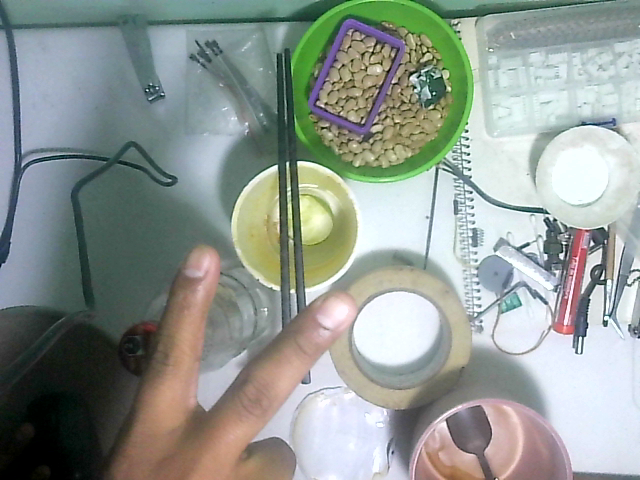
#> input picture CVS_code/Tests/Calib_images/f1_calib.png, 640 x 480 px
$ python -i Prueba_tagDetection.py   (imports and definitions only)
#> lines starting #> are read from the running program, lines starting #| are printed output that depends on the picture; after the words box and inside, x2 and y2 are one past the last pixel; in counts of white or black regions, pixels touching at a corner belong together
#> further down, picture is the input picture: shape (480, 640, 3); mean B, G, R 146.4, 152.4, 144.2
import cv2 as cv
import numpy as np
import math

path_image_folder = "Calib_images/"

lower_colors = {
  'red': np.array([170, 134, 197]),
  'cyan': np.array([85, 100, 100]),
  'green': np.array([80,  87, 171]),
  'magenta': np.array([140, 100, 100]),
  'yellow': np.array([30, 142, 218]),
  'blue': np.array([117, 84, 236])
}
upper_colors = {
  'red': np.array([175, 158, 219]),
  'cyan': np.array([105, 255, 255]),
  'green': np.array([85, 121, 185]),
  'magenta': np.array([170, 255, 255]),
  'yellow': np.array([34, 168, 228]),
  'blue': np.array([125, 102, 255])
}
enableColorDetection = True
enableCalibColor = False
areaThreshold = 100

debug_draws ={
  'centers': True,
  'd_color_rect': False,
  'tag_center':True,
  'tag_perimeter':True,
  'tag_t_lines': False,
  'tag_d_area': False,
  'tag_ID_text': True,
  'angle_ref': True
}

tag_yellow_ID = {
  'ygr':1,
  'ycr':2,
  'yrg':3,
  'ycg':4,
  'ymg':5,
  'yrc':6,
  'ygc':7,
  'ymc':8,
  'ygm':9,
  'ycm':10
}

tag_blue_ID = {
  'bgr':1,
  'bcr':2,
  'brg':3,
  'bcg':4,
  'bmg':5,
  'brc':6,
  'bgc':7,
  'bmc':8,
  'bgm':9,
  'bcm':10
}

# [2 lines not run here, left out]
# [1 line that did not run here, left out]
# [1 line that did not run here, left out]
# [1 line that did not run here, left out]
# [1 line that did not run here, left out]


# [182 lines left out: functions find_aprox_square, get_square_center, get_square_angule, hsv_to_rgb, doColorID, get_distance_btwn_points and 3 more, not called in this run]


def detec_tag(frame):
  list_yellow_rad = []
  list_blue_rad = []

  tag_main_y = []
  tag_main_b = []

  list_centers_Yellow = []
  list_centers_Blue = []
  list_centers_Red = []
  list_centers_Green = []
  list_centers_Cyan = []
  list_centers_Magenta = []

  # BGR TO HSV CONVERSION
  hsv = cv.cvtColor(frame, cv.COLOR_BGR2HSV)
#> hsv: shape (480, 640, 3); mean H, S, V 76, 49.3, 160.5

  # CREATE A MASK FOR COLORS
  mask_yel = cv.inRange(hsv, lower_colors['yellow'], upper_colors['yellow'])
#> mask_yel: shape (480, 640); every value is 0
  mask_blue = cv.inRange(hsv, lower_colors['blue'], upper_colors['blue'])
  mask_red = cv.inRange(hsv, lower_colors['red'], upper_colors['red'])
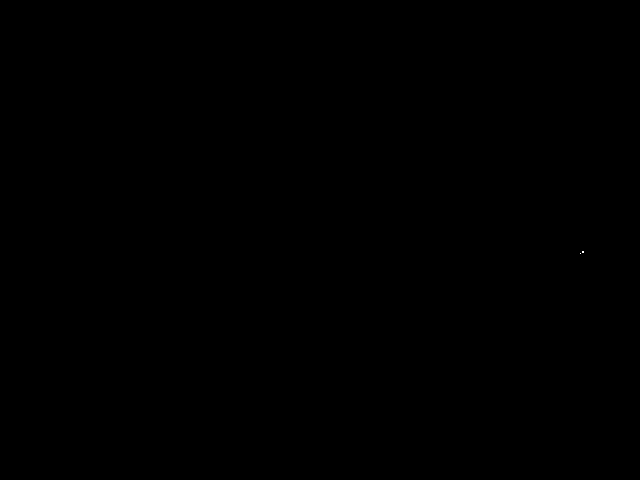
#> mask_red: shape (480, 640); 0% white in thin lines or dots, all inside (x1, y1, x2, y2) = (580, 251, 584, 254)
  mask_green = cv.inRange(hsv, lower_colors['green'], upper_colors['green'])
  mask_cyan = cv.inRange(hsv, lower_colors['cyan'], upper_colors['cyan'])
#> mask_cyan: shape (480, 640); 0.03% white in thin lines or dots, all inside (x1, y1, x2, y2) = (9, 32, 611, 336)
  mask_magenta = cv.inRange(hsv, lower_colors['magenta'], upper_colors['magenta'])
#> mask_magenta: shape (480, 640); 0.01% white in thin lines or dots, all inside (x1, y1, x2, y2) = (560, 267, 578, 321)
  # ------ falta el naranga de la pelota

  # Find contors of masks
  contoursYellow, _ = cv.findContours(mask_yel, cv.RETR_EXTERNAL, cv.CHAIN_APPROX_SIMPLE)
#> contoursYellow = []
  contoursBlue, _ = cv.findContours(mask_blue, cv.RETR_EXTERNAL, cv.CHAIN_APPROX_SIMPLE)
#> contoursBlue = []
  contoursRed, _ = cv.findContours(mask_red, cv.RETR_EXTERNAL, cv.CHAIN_APPROX_SIMPLE)
#> contoursRed = 2 contours, all with area under 20
  contoursGreen, _ = cv.findContours(mask_green, cv.RETR_EXTERNAL, cv.CHAIN_APPROX_SIMPLE)
#> contoursGreen = []
  contoursCyan, _ = cv.findContours(mask_cyan, cv.RETR_EXTERNAL, cv.CHAIN_APPROX_SIMPLE)
#> contoursCyan = 31 contours, all with area under 20
  contoursMagenta, _ = cv.findContours(mask_magenta, cv.RETR_EXTERNAL, cv.CHAIN_APPROX_SIMPLE)
#> contoursMagenta = 6 contours, all with area under 20


  #contours = contoursRed + contoursYellow

  # CONTOURS
  # --- for Yellow
  for contour in contoursYellow:
    area = cv.contourArea(contour)
    if area > areaThreshold:
      #approx = cv.approxPolyDP(contour, 0.04 * cv.arcLength(contour, True), True)
      rect = find_aprox_square(contour)
      ang = get_square_angule(contour)
      #print(f'angule Yellow square = {ang}')
      box = cv.boxPoints(((rect[0] + rect[2] // 2, rect[1] + rect[3] // 2), (rect[2], rect[3]), 0))
      box = np.intp(box)

      c_pos = get_square_center(rect)
      r = int(math.sqrt(rect[2]**2 + rect[3]**2) * 0.68)

      if debug_draws['d_color_rect']:
        cv.drawContours(frame, [box], 0, (0, 255, 255), 2)
      if debug_draws['centers']:
        cv.circle(frame, c_pos, 5, (0, 255, 255), -1)

      if debug_draws['tag_d_area']:
        cv.circle(frame, c_pos, r , (0, 255, 255), 1)

      list_yellow_rad.append(r)
      list_centers_Yellow.append(c_pos)
#> this loop made 0 passes
#> after the loop, list_centers_Yellow = []; list_yellow_rad = []

  # --- for Blue
  for contour in contoursBlue:
    area = cv.contourArea(contour)
    if area > areaThreshold:
      #approx = cv.approxPolyDP(contour, 0.04 * cv.arcLength(contour, True), True)
      rect = find_aprox_square(contour)
      ang = get_square_angule(contour)
      #print(f'angule Yellow square = {ang}')
      box = cv.boxPoints(((rect[0] + rect[2] // 2, rect[1] + rect[3] // 2), (rect[2], rect[3]), 0))
      box = np.intp(box)

      c_pos = get_square_center(rect)
      r = int(math.sqrt(rect[2]**2 + rect[3]**2) * 0.68)

      if debug_draws['d_color_rect']:
        cv.drawContours(frame, [box], 0, (255, 0, 0), 2)
      if debug_draws['centers']:
        cv.circle(frame, c_pos, 5, (255, 0, 0), -1)

      if debug_draws['tag_d_area']:
        cv.circle(frame, c_pos, r , (255, 0, 0), 1)

      list_blue_rad.append(r)
      list_centers_Blue.append(c_pos)
#> after the loop, list_blue_rad = []; list_centers_Blue = []

  # --- for Red
  for contour in contoursRed:
    area = cv.contourArea(contour)
    if area > areaThreshold:
      rect = find_aprox_square(contour)
      ang = get_square_angule(contour)
      box = cv.boxPoints(((rect[0] + rect[2] // 2, rect[1] + rect[3] // 2), (rect[2], rect[3]), ang))
      box = np.intp(box)

      c_pos = get_square_center(rect)

      if debug_draws['d_color_rect']:
        cv.drawContours(frame, [box], 0, (0, 0, 255), 2)
      if debug_draws['centers']:
        cv.circle(frame, c_pos, 5, (0, 0, 255), -1)

      list_centers_Red.append(c_pos)
#> this loop made 2 passes
#> (contour, area) on passes 1 to 2: ([[580, 253]], 0), ([[582, 251], [582, 252], [583, 252], [583, 251]], 1)
#> after the loop, list_centers_Red = []

  # --- for Green
  for contour in contoursGreen:
    area = cv.contourArea(contour)
    if area > areaThreshold:
      rect = find_aprox_square(contour)
      ang = get_square_angule(contour)

      box = cv.boxPoints(((rect[0] + rect[2] // 2, rect[1] + rect[3] // 2), (rect[2], rect[3]), ang))
      box = np.intp(box)

      c_pos = get_square_center(rect)

      if debug_draws['d_color_rect']:
        cv.drawContours(frame, [box], 0, (0, 255, 0), 2)
      if debug_draws['centers']:
        cv.circle(frame, c_pos, 5, (0, 255, 0), -1)

      list_centers_Green.append(c_pos)
#> after the loop, list_centers_Green = []

  # --- for Cyan
  for contour in contoursCyan:
    area = cv.contourArea(contour)
    if area > areaThreshold:
      rect = find_aprox_square(contour)
      ang = get_square_angule(contour)

      box = cv.boxPoints(((rect[0] + rect[2] // 2, rect[1] + rect[3] // 2), (rect[2], rect[3]), ang))
      box = np.intp(box)

      c_pos = get_square_center(rect)

      if debug_draws['d_color_rect']:
        cv.drawContours(frame, [box], 0, (235, 233, 110), 2)
      if debug_draws['centers']:
        cv.circle(frame, c_pos, 5, (235, 233, 110), -1)

      list_centers_Cyan.append(c_pos)
#> this loop made 31 passes
#> (contour, area) on passes 1, 2, 3, 4, 7, 8, 9, 10: ([[583, 335]], 0), ([[610, 316]], 0), ([[606, 315], [607, 315]], 0), ([[517, 306]], 0), ([[544, 212]], 0), ([[533, 212]], 0), ([[535, 210]], 0), ([[527, 210], [533, 210]], 0)
#> after the loop, list_centers_Cyan = []

  # --- for Magenta
  for contour in contoursMagenta:
    area = cv.contourArea(contour)
    if area > areaThreshold:
      rect = find_aprox_square(contour)
      ang = get_square_angule(contour)

      box = cv.boxPoints(((rect[0] + rect[2] // 2, rect[1] + rect[3] // 2), (rect[2], rect[3]), ang))
      box = np.intp(box)

      c_pos = get_square_center(rect)

      if debug_draws['d_color_rect']:
        cv.drawContours(frame, [box], 0, (247, 69, 247), 2)
      if debug_draws['centers']:
        cv.circle(frame, c_pos, 5, (247, 69, 247), -1)

      list_centers_Green.append(c_pos)
#> this loop made 6 passes
#> (contour, area) on passes 2, 3, 4, 6: ([[562, 304], [563, 304]], 0), ([[573, 291], [573, 293]], 0), ([[575, 283]], 0), ([[577, 267], [577, 268]], 0)


  # Detect tag
  if len(list_centers_Yellow) >0:
    for i in range(len(list_centers_Yellow)):
      t_i = 1
      center_yel = list_centers_Yellow[i]
      t_ps = [center_yel] #Point of the centers of colors
      t_ps_d = [0]        #Distances of the center second color to the main color
      t_ps_c = ['y']      #Code of de color

      #-> RED color association identification
      vaild_p_d = 1000000
      valid_p = None
      for center_red in list_centers_Red:
        D = get_distance_btwn_points(center_yel,center_red)
        if D < list_yellow_rad[i]:
          if(D < vaild_p_d):
            vaild_p_d = D
            valid_p = center_red

      if valid_p != None:
        t_i += 1
        t_ps.append(valid_p)
        t_ps_d.append(vaild_p_d)
        t_ps_c.append('r')

      #-> GREEN color association identification
      vaild_p_d = 1000000
      valid_p = None
      for center_green in list_centers_Green:
        D = get_distance_btwn_points(center_yel,center_green)
        if D < list_yellow_rad[i]:
          if(D < vaild_p_d):
            vaild_p_d = D
            valid_p = center_green

      if valid_p != None:
        t_i += 1
        t_ps.append(valid_p)
        t_ps_d.append(vaild_p_d)
        t_ps_c.append('g')

      # - CYAN color association identification
      vaild_p_d = 1000000
      valid_p = None
      for center_cyan in list_centers_Cyan:
        D = get_distance_btwn_points(center_yel,center_cyan)
        if D < list_yellow_rad[i]:
          if(D < vaild_p_d):
            vaild_p_d = D
            valid_p = center_cyan

      if valid_p != None:
        t_i += 1
        t_ps.append(valid_p)
        t_ps_d.append(vaild_p_d)
        t_ps_c.append('c')

      #-> MAGENT color association identification
      vaild_p_d = 1000000
      valid_p = None
      for center_magent in list_centers_Magenta:
        D = get_distance_btwn_points(center_yel,center_magent)
        if D < list_yellow_rad[i]:
          if(D < vaild_p_d):
            vaild_p_d = D
            valid_p = center_magent

      if valid_p != None:
        t_i += 1
        t_ps.append(valid_p)
        t_ps_d.append(vaild_p_d)
        t_ps_c.append('m')

      #-> Find the possible colors for the TAG
      if t_i > 3:
        min_d_point  = ()
        pre_min_d_point = ()
        min_d_p_code = ''
        pre_mid_d_p_code = ''
        aux_d = 1000000
        for j in range(len(t_ps_d)):
          if j == 0:
            pass
          else:
            D = t_ps_d[i]
            if D < aux_d:
              aux_d = D
              pre_min_d_point = min_d_point
              pre_mid_d_p_code = min_d_p_code
              min_d_point = t_ps[i]
              min_d_p_code = t_ps_c[i]

        t_ps = [center_yel, min_d_point, pre_min_d_point]
        t_ps_c = ['y',min_d_p_code, pre_mid_d_p_code]
        t_i = 3

      #-> Find TAG parameters
      if t_i == 3 :
        if debug_draws['tag_t_lines']:
          cv.line(frame,t_ps[0],t_ps[1],(255,0,0),2)
          cv.line(frame,t_ps[0],t_ps[2],(255,0,0),2)
          cv.line(frame,t_ps[1],t_ps[2],(107,237,170),3)

        x1,y1 = t_ps[0]
        x2,y2 = t_ps[1]
        x3,y3 = t_ps[2]

        c = ((x1+x2+x3)//3,(y1+y2+y3)//3)
        #d_m = get_distance_btwn_points(c,t_ps[0])
        d_a_deg = get_vert_inclination(t_ps[0],c)
        d_a = math.radians(d_a_deg)
        d_p = (c[0] - int(list_yellow_rad[i]*0.8*math.sin(d_a)), c[1] - int(list_yellow_rad[i]*0.8*math.cos(d_a)))
        #d_pp = (c[0] - int(d_m*math.sin(d_a +3.1416)), c[1] - int(d_m*math.cos(d_a+3.1416)))

        if debug_draws['tag_center']:
          cv.circle(frame, c, 5, (237,107,213), -1)
        if debug_draws['tag_perimeter']:
          cv.line(frame, c, d_p, (237,107,213), 2)
          #cv.line(frame, c, d_pp,(0,255,0), 2 )
          draw_rotated_rectangle(frame,c,list_yellow_rad[i]*1.7,d_a_deg)
        if debug_draws['angle_ref']:
          cv.line(frame, c,(c[0],c[1]-20),(0,0,213),2)

        # TAG ID Identify
        ID_found = 'y'
        if (d_a_deg<= 40 and d_a_deg >= -40):
          if(x2 < x3):
            ID_found += t_ps_c[1] + t_ps_c[2]
          else:
            ID_found += t_ps_c[2] + t_ps_c[1]
        elif (d_a_deg > 40 and d_a_deg < 120):
          if(y2 > y3):
            ID_found += t_ps_c[1] + t_ps_c[2]
          else:
            ID_found += t_ps_c[2] + t_ps_c[1]
        elif (d_a_deg < -40 and d_a_deg > -120):
          if(y3 > y2):
            ID_found += t_ps_c[1] + t_ps_c[2]
          else:
            ID_found += t_ps_c[2] + t_ps_c[1]
        else: # 120->180 and -120 -> -
          if(x2 > x3):
            ID_found += t_ps_c[1] + t_ps_c[2]
          else:
            ID_found += t_ps_c[2] + t_ps_c[1]
          pass

        if debug_draws['tag_ID_text']:
          t = f'Y-TAG-{tag_yellow_ID[ID_found]}'
          cv.putText(frame, t, (c[0]-30,c[1]+20), cv.FONT_HERSHEY_SIMPLEX, 0.4,(0,0,0),2)

        t_ps.append(c)
        tag_main_y.append(t_ps)

        print(f"Se detecto un Tag!! \nCon centro en: {c}\nY una inclinazion resperto a la vertical de {round(d_a_deg)}°")
        print(f"El ID es '{ID_found}' del TAG {tag_yellow_ID[ID_found]}")

  if len(list_centers_Blue) > 0:
    for i in range(len(list_centers_Blue)):
      t_i = 1
      center_blue = list_centers_Blue[i]
      t_ps = [center_blue]#Point of the centers of colors
      t_ps_d = [0]        #Distances of the center second color to the main color
      t_ps_c = ['b']      #Code of de color

      #-> RED color association identification
      vaild_p_d = 1000000
      valid_p = None
      for center_red in list_centers_Red:
        D = get_distance_btwn_points(center_blue,center_red)
        if D < list_blue_rad[i]:
          if(D < vaild_p_d):
            vaild_p_d = D
            valid_p = center_red

      if valid_p != None:
        t_i += 1
        t_ps.append(valid_p)
        t_ps_d.append(vaild_p_d)
        t_ps_c.append('r')

      #-> GREEN color association identification
      vaild_p_d = 1000000
      valid_p = None
      for center_green in list_centers_Green:
        D = get_distance_btwn_points(center_blue,center_green)
        if D < list_blue_rad[i]:
          if(D < vaild_p_d):
            vaild_p_d = D
            valid_p = center_green

      if valid_p != None:
        t_i += 1
        t_ps.append(valid_p)
        t_ps_d.append(vaild_p_d)
        t_ps_c.append('g')

      # - CYAN color association identification
      vaild_p_d = 1000000
      valid_p = None
      for center_cyan in list_centers_Cyan:
        D = get_distance_btwn_points(center_blue,center_cyan)
        if D < list_blue_rad[i]:
          if(D < vaild_p_d):
            vaild_p_d = D
            valid_p = center_cyan

      if valid_p != None:
        t_i += 1
        t_ps.append(valid_p)
        t_ps_d.append(vaild_p_d)
        t_ps_c.append('c')

      #-> MAGENT color association identification
      vaild_p_d = 1000000
      valid_p = None
      for center_magent in list_centers_Magenta:
        D = get_distance_btwn_points(center_blue,center_magent)
        if D < list_blue_rad[i]:
          if(D < vaild_p_d):
            vaild_p_d = D
            valid_p = center_magent

      if valid_p != None:
        t_i += 1
        t_ps.append(valid_p)
        t_ps_d.append(vaild_p_d)
        t_ps_c.append('m')

      #-> Find the possible colors for the TAG
      if t_i > 3:
        min_d_point  = ()
        pre_min_d_point = ()
        min_d_p_code = ''
        pre_mid_d_p_code = ''
        aux_d = 1000000
        for j in range(len(t_ps_d)):
          if j == 0:
            pass
          else:
            D = t_ps_d[i]
            if D < aux_d:
              aux_d = D
              pre_min_d_point = min_d_point
              pre_mid_d_p_code = min_d_p_code
              min_d_point = t_ps[i]
              min_d_p_code = t_ps_c[i]

        t_ps = [center_blue, min_d_point, pre_min_d_point]
        t_ps_c = ['b',min_d_p_code, pre_mid_d_p_code]
        t_i = 3

      #-> Find TAG parameters
      if t_i == 3 :
        if debug_draws['tag_t_lines']:
          cv.line(frame,t_ps[0],t_ps[1],(255,0,0),2)
          cv.line(frame,t_ps[0],t_ps[2],(255,0,0),2)
          cv.line(frame,t_ps[1],t_ps[2],(107,237,170),3)

        x1,y1 = t_ps[0]
        x2,y2 = t_ps[1]
        x3,y3 = t_ps[2]

        c = ((x1+x2+x3)//3,(y1+y2+y3)//3)
        #d_m = get_distance_btwn_points(c,t_ps[0])
        d_a_deg = get_vert_inclination(t_ps[0],c)
        d_a = math.radians(d_a_deg)
        d_p = (c[0] - int(list_blue_rad[i]*0.8*math.sin(d_a)), c[1] - int(list_blue_rad[i]*0.8*math.cos(d_a)))
        #d_pp = (c[0] - int(d_m*math.sin(d_a +3.1416)), c[1] - int(d_m*math.cos(d_a+3.1416)))

        if debug_draws['tag_center']:
          cv.circle(frame, c, 5, (237,107,213), -1)
        if debug_draws['tag_perimeter']:
          cv.line(frame, c, d_p, (237,107,213), 2)
          #cv.line(frame, c, d_pp,(0,255,0), 2 )
          draw_rotated_rectangle(frame,c,list_blue_rad[i]*1.7,d_a_deg)
        if debug_draws['angle_ref']:
          cv.line(frame, c,(c[0],c[1]-20),(0,0,213),2)

        # TAG ID Identify
        ID_found = 'b'
        if (d_a_deg<= 40 and d_a_deg >= -40):
          if(x2 < x3):
            ID_found += t_ps_c[1] + t_ps_c[2]
          else:
            ID_found += t_ps_c[2] + t_ps_c[1]
        elif (d_a_deg > 40 and d_a_deg < 120):
          if(y2 > y3):
            ID_found += t_ps_c[1] + t_ps_c[2]
          else:
            ID_found += t_ps_c[2] + t_ps_c[1]
        elif (d_a_deg < -40 and d_a_deg > -120):
          if(y3 > y2):
            ID_found += t_ps_c[1] + t_ps_c[2]
          else:
            ID_found += t_ps_c[2] + t_ps_c[1]
        else: # 120->180 and -120 -> -
          if(x2 > x3):
            ID_found += t_ps_c[1] + t_ps_c[2]
          else:
            ID_found += t_ps_c[2] + t_ps_c[1]
          pass

        if debug_draws['tag_ID_text']:
          t = f'B-TAG-{tag_blue_ID[ID_found]}'
          cv.putText(frame, t, (c[0]-30,c[1]+20), cv.FONT_HERSHEY_SIMPLEX, 0.4,(0,0,0),2)

        t_ps.append(c)
        tag_main_b.append(t_ps)

        print(f"Se detecto un Tag!! \nCon centro en: {c}\nY una inclinazion resperto a la vertical de {round(d_a_deg)}°")
        print(f"El ID es '{ID_found}' del TAG {tag_blue_ID[ID_found]}")

  return frame


# [16 lines not run here, left out]

>>> import cv2
>>> picture = cv2.imread('Calib_images/f1_calib.png')
>>> result = detec_tag(picture)

$ run again, on CVS_code/Tests/Calib_images/f2_calib.png
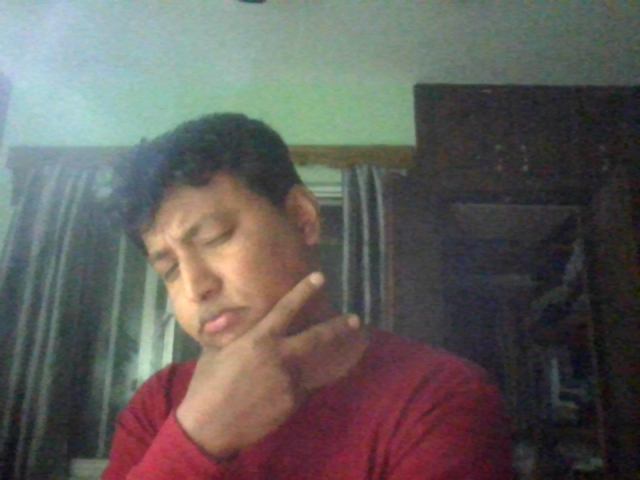
#> input picture CVS_code/Tests/Calib_images/f2_calib.png, 640 x 480 px
#> picture is the input picture: shape (480, 640, 3); mean B, G, R 91.2, 94.5, 98
#> hsv: shape (480, 640, 3); mean H, S, V 83, 61.2, 109.6
#> mask_yel: shape (480, 640); every value is 0
#> mask_red: shape (480, 640); 0.01% white in thin lines or dots, all inside (x1, y1, x2, y2) = (164, 419, 174, 433)
#> mask_cyan: shape (480, 640); 0.01% white in thin lines or dots, all inside (x1, y1, x2, y2) = (146, 0, 586, 162)
#> in detec_tag, `mask_magenta = cv.inRange(hsv, lower_colors['magenta'], upper_colors['..`:
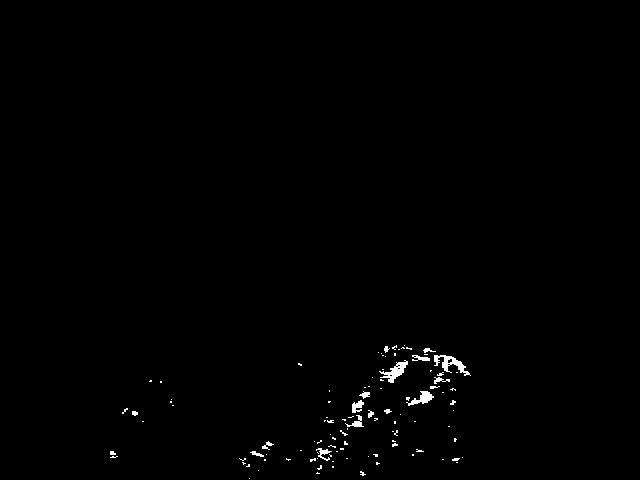
#> mask_magenta: shape (480, 640); 0.62% white; 107 white regions (89 under 20 px)
#> contoursYellow = []
#> contoursRed = 3 contours, all with area under 20
#> contoursGreen = []
#> contoursCyan = 5 contours, all with area under 20
#> contoursMagenta = 107 contours, 96 with area under 20; largest, box (x1, y1, x2, y2) and area: (434, 355, 471, 376) 223, (379, 360, 408, 383) 207, (406, 391, 434, 406) 137, (352, 400, 364, 413) 69, (345, 415, 364, 427) 56
#> after the loop in detec_tag, `for contour in contoursYellow:`: list_centers_Yellow = []
#> the loop in detec_tag, `for contour in contoursRed:` made 3 passes
#> area on passes 1 to 2: 3, 4
#> the loop in detec_tag, `for contour in contoursCyan:` made 5 passes
#> (contour, area) on passes 3 to 5: ([[251, 2]], 0), ([[246, 1], [248, 1]], 0), ([[584, 0], [584, 1], [585, 1], [585, 0]], 1)
#> the loop in detec_tag, `for contour in contoursMagenta:` made 107 passes
#> (area, rect, ang, box, c_pos) on passes 74, 92, 94: (137, (406, 391, 28, 13), -38.16, [[413, 410], [404, 400], [426, 383], [435, 393]], (420, 397)), (207, (379, 361, 29, 22), -27.9, [[385, 388], [375, 369], [400, 355], [410, 374]], (393, 372)), (223, (434, 355, 37, 21), -77.91, [[458, 385], [437, 380], [445, 344], [466, 349]], (452, 365))
#> after the loop in detec_tag, `for contour in contoursMagenta:`:
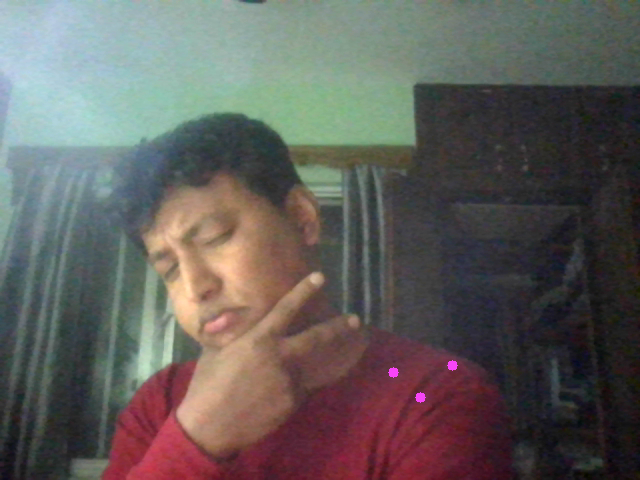
#> frame: shape (480, 640, 3); 0.08% of pixels changed, all inside (x1, y1, x2, y2) = (388, 360, 458, 403)
#> after the loop in detec_tag, `for contour in contoursMagenta:`: list_centers_Green = [(420, 397), (393, 372), (452, 365)]
